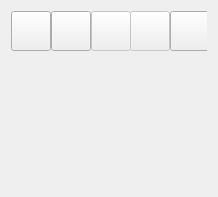
<?xml version="1.0" encoding="UTF-8"?>
<ui version="4.0">
 <class>UnitCtrl</class>
 <widget class="QWidget" name="UnitCtrl">
  <property name="geometry">
   <rect>
    <x>0</x>
    <y>0</y>
    <width>218</width>
    <height>197</height>
   </rect>
  </property>
  <property name="minimumSize">
   <size>
    <width>200</width>
    <height>167</height>
   </size>
  </property>
  <property name="windowTitle">
   <string>Form</string>
  </property>
  <layout class="QVBoxLayout" name="verticalLayout">
   <property name="bottomMargin">
    <number>16</number>
   </property>
   <item>
    <widget class="QWidget" name="horizontalWidget" native="true">
     <property name="sizePolicy">
      <sizepolicy hsizetype="Preferred" vsizetype="Fixed">
       <horstretch>0</horstretch>
       <verstretch>0</verstretch>
      </sizepolicy>
     </property>
     <property name="minimumSize">
      <size>
       <width>180</width>
       <height>40</height>
      </size>
     </property>
     <layout class="QHBoxLayout" name="horizontalLayout">
      <property name="spacing">
       <number>2</number>
      </property>
      <property name="margin">
       <number>0</number>
      </property>
      <item>
       <widget class="QToolButton" name="move">
        <property name="sizePolicy">
         <sizepolicy hsizetype="Preferred" vsizetype="Preferred">
          <horstretch>0</horstretch>
          <verstretch>0</verstretch>
         </sizepolicy>
        </property>
        <property name="minimumSize">
         <size>
          <width>40</width>
          <height>40</height>
         </size>
        </property>
        <property name="toolTip">
         <string>Идти</string>
        </property>
        <property name="iconSize">
         <size>
          <width>28</width>
          <height>28</height>
         </size>
        </property>
       </widget>
      </item>
      <item>
       <widget class="QToolButton" name="cansel">
        <property name="sizePolicy">
         <sizepolicy hsizetype="Preferred" vsizetype="Preferred">
          <horstretch>0</horstretch>
          <verstretch>0</verstretch>
         </sizepolicy>
        </property>
        <property name="minimumSize">
         <size>
          <width>40</width>
          <height>40</height>
         </size>
        </property>
        <property name="toolTip">
         <string>отставить</string>
        </property>
        <property name="iconSize">
         <size>
          <width>28</width>
          <height>28</height>
         </size>
        </property>
       </widget>
      </item>
      <item>
       <widget class="QToolButton" name="toolButton_4">
        <property name="enabled">
         <bool>false</bool>
        </property>
        <property name="sizePolicy">
         <sizepolicy hsizetype="Preferred" vsizetype="Preferred">
          <horstretch>0</horstretch>
          <verstretch>0</verstretch>
         </sizepolicy>
        </property>
        <property name="minimumSize">
         <size>
          <width>40</width>
          <height>40</height>
         </size>
        </property>
        <property name="toolTip">
         <string>удерживать позицию</string>
        </property>
       </widget>
      </item>
      <item>
       <widget class="QToolButton" name="toolButton_3">
        <property name="enabled">
         <bool>false</bool>
        </property>
        <property name="sizePolicy">
         <sizepolicy hsizetype="Preferred" vsizetype="Preferred">
          <horstretch>0</horstretch>
          <verstretch>0</verstretch>
         </sizepolicy>
        </property>
        <property name="minimumSize">
         <size>
          <width>40</width>
          <height>40</height>
         </size>
        </property>
        <property name="toolTip">
         <string>патрулировать</string>
        </property>
       </widget>
      </item>
      <item>
       <widget class="QToolButton" name="atack">
        <property name="sizePolicy">
         <sizepolicy hsizetype="Preferred" vsizetype="Preferred">
          <horstretch>0</horstretch>
          <verstretch>0</verstretch>
         </sizepolicy>
        </property>
        <property name="minimumSize">
         <size>
          <width>40</width>
          <height>40</height>
         </size>
        </property>
        <property name="toolTip">
         <string>Атака!</string>
        </property>
        <property name="iconSize">
         <size>
          <width>28</width>
          <height>28</height>
         </size>
        </property>
       </widget>
      </item>
     </layout>
    </widget>
   </item>
   <item>
    <widget class="QWidget" name="widget" native="true">
     <layout class="QHBoxLayout" name="horizontalLayout_2">
      <property name="margin">
       <number>0</number>
      </property>
      <item>
       <layout class="QVBoxLayout" name="layAdd"/>
      </item>
     </layout>
    </widget>
   </item>
  </layout>
 </widget>
 <resources/>
 <connections/>
</ui>
